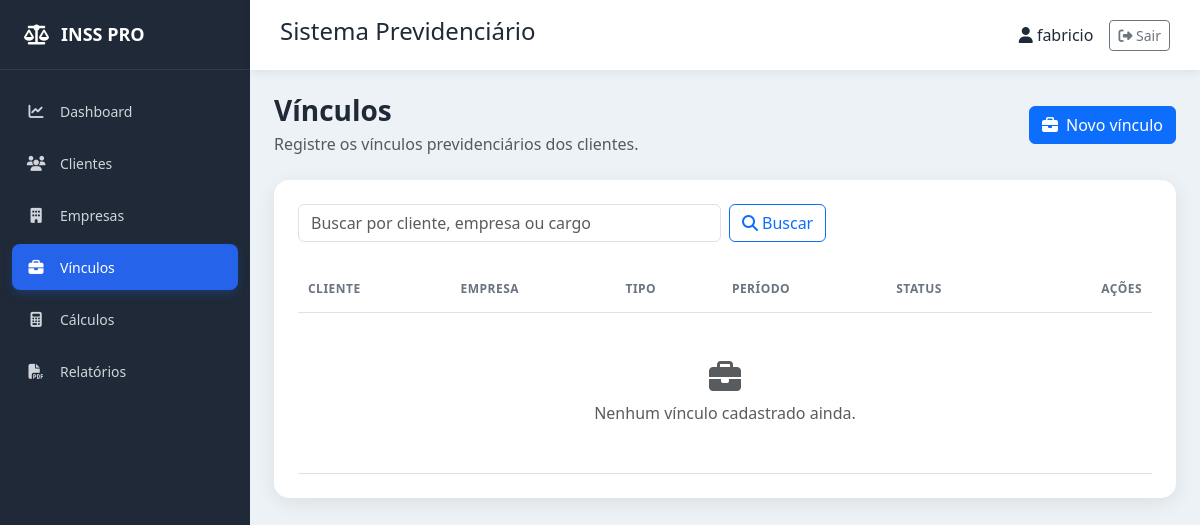
Before: /vinculos/ (signed in) with the older database file.
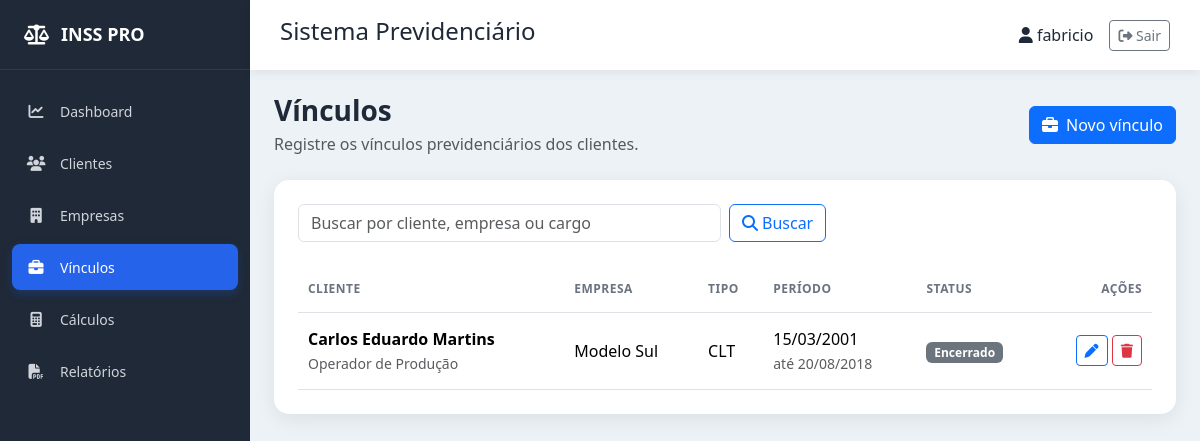
After: the same page with the newer database file.
### vinculos/models.py (models this page shows, shortened)
class Vinculo(models.Model):
    TIPOS = [
        ("CLT", "CLT"),
        ("Autônomo", "Autônomo"),
        ("Doméstico", "Empregado doméstico"),
        ("Rural", "Trabalhador rural"),
        ("Servidor", "Servidor público"),
        ("Outro", "Outro"),
    ]
    STATUS = [("Ativo", "Ativo"), ("Encerrado", "Encerrado")]
    cliente = models.ForeignKey(Cliente, on_delete=models.PROTECT, related_name="vinculos")
    empresa = models.ForeignKey(Empresa, on_delete=models.PROTECT, related_name="vinculos")
    tipo = models.CharField(max_length=20, choices=TIPOS)
    cargo = models.CharField(max_length=120, blank=True)
    data_inicio = models.DateField()
    data_fim = models.DateField(blank=True, null=True)
    salario = models.DecimalField(max_digits=12, decimal_places=2, blank=True, null=True)
    status = models.CharField(max_length=10, choices=STATUS, default="Ativo")
    observacoes = models.TextField(blank=True)
    criado_em = models.DateTimeField(auto_now_add=True)
    atualizado_em = models.DateTimeField(auto_now=True)
    class Meta:
        ordering = ["-data_inicio", "cliente__nome"]
        verbose_name = "Vínculo"
        verbose_name_plural = "Vínculos"

### clientes/models.py (models this page shows, shortened)
class Cliente(models.Model):
    SEXO = [
        ("M", "Masculino"),
        ("F", "Feminino"),
    ]
    ESTADO_CIVIL = [
        ("Solteiro", "Solteiro"),
        ("Casado", "Casado"),
        ("Divorciado", "Divorciado"),
        ("Viúvo", "Viúvo"),
        ("União Estável", "União Estável"),
    ]
    nome = models.CharField(
        max_length=200
    )
    cpf = models.CharField(
        max_length=14,
        unique=True
    )
    rg = models.CharField(
        max_length=20,
        blank=True
    )
    nascimento = models.DateField()
    sexo = models.CharField(
        max_length=1,
        choices=SEXO
    )
    estado_civil = models.CharField(
        max_length=20,
        choices=ESTADO_CIVIL,
        blank=True
    )
    telefone = models.CharField(
        max_length=20,
        blank=True
    )
    celular = models.CharField(
        max_length=20,
        blank=True
    )
    email = models.EmailField(
        blank=True
    )
    cep = models.CharField(
        max_length=10,
        blank=True
    )
    endereco = models.CharField(
        max_length=200,
        blank=True
    )
    numero = models.CharField(
        max_length=10,
        blank=True
    )
    complemento = models.CharField(
        max_length=100,
        blank=True
    )
    bairro = models.CharField(
        max_length=100,
        blank=True
    )
    cidade = models.CharField(
        max_length=100,
        blank=True
    )
    estado = models.CharField(
        max_length=2,
        blank=True
    )
    pis = models.CharField(
        max_length=20,
        blank=True
    )
    beneficio = models.CharField(
        max_length=30,
        blank=True
    )
    observacoes = models.TextField(
        blank=True
    )
    criado_em = models.DateTimeField(
        auto_now_add=True
    )
    atualizado_em = models.DateTimeField(
        auto_now=True
    )
    class Meta:
        ordering = ["nome"]
        verbose_name = "Cliente"
        verbose_name_plural = "Clientes"

### empresas/models.py (models this page shows)
class Empresa(models.Model):
    razao_social = models.CharField(max_length=200)
    nome_fantasia = models.CharField(max_length=200, blank=True)
    cnpj = models.CharField(max_length=18, unique=True)
    inscricao_estadual = models.CharField(max_length=30, blank=True)
    telefone = models.CharField(max_length=20, blank=True)
    email = models.EmailField(blank=True)
    cep = models.CharField(max_length=10, blank=True)
    endereco = models.CharField(max_length=200, blank=True)
    numero = models.CharField(max_length=10, blank=True)
    complemento = models.CharField(max_length=100, blank=True)
    bairro = models.CharField(max_length=100, blank=True)
    cidade = models.CharField(max_length=100, blank=True)
    estado = models.CharField(max_length=2, blank=True)
    observacoes = models.TextField(blank=True)
    criado_em = models.DateTimeField(auto_now_add=True)
    atualizado_em = models.DateTimeField(auto_now=True)
    class Meta:
        ordering = ["razao_social"]
        verbose_name = "Empresa"
        verbose_name_plural = "Empresas"
    def __str__(self):
        return self.nome_fantasia or self.razao_social

### vinculos/views.py (the view)
# urls.py: path("vinculos/", views.lista, name="lista"),
def lista(request):
    termo = request.GET.get("q", "").strip()
    vinculos = Vinculo.objects.select_related("cliente", "empresa")
    if termo:
        vinculos = vinculos.filter(Q(cliente__nome__icontains=termo) | Q(empresa__razao_social__icontains=termo) | Q(empresa__nome_fantasia__icontains=termo) | Q(cargo__icontains=termo))
    return render(request, "vinculos/lista.html", {"vinculos": vinculos, "termo": termo})

### templates/vinculos/lista.html (shortened to what this page needs)
{% extends "base.html" %}
{% block content %}
<div class="page-header d-flex flex-wrap justify-content-between align-items-center gap-3 mb-4"><div><h1 class="h3 mb-1">Vínculos</h1><p class="text-muted mb-0">Registre os vínculos previdenciários dos clientes.</p></div><a href="{% url 'vinculos:cadastrar' %}" class="btn btn-primary"><i class="fa-solid fa-briefcase me-2"></i>Novo vínculo</a></div>
<div class="card content-card"><div class="card-body p-4"><form method="get" class="row g-2 mb-4"><div class="col-md-8 col-lg-6"><input type="search" name="q" value="{{ termo }}" class="form-control" placeholder="Buscar por cliente, empresa ou cargo"></div><div class="col-auto"><button class="btn btn-outline-primary" type="submit"><i class="fa-solid fa-magnifying-glass me-1"></i>Buscar</button></div>{% if termo %}<div class="col-auto"><a href="{% url 'vinculos:lista' %}" class="btn btn-outline-secondary">Limpar</a></div>{% endif %}</form><div class="table-responsive"><table class="table align-middle mb-0"><thead><tr><th>Cliente</th><th>Empresa</th><th>Tipo</th><th>Período</th><th>Status</th><th class="text-end">Ações</th></tr></thead><tbody>{% for vinculo in vinculos %}<tr><td><strong>{{ vinculo.cliente.nome }}</strong><br><small class="text-muted">{{ vinculo.cargo|default:"Cargo não informado" }}</small></td><td>{{ vinculo.empresa }}</td><td>{{ vinculo.get_tipo_display }}</td><td>{{ vinculo.data_inicio|date:"d/m/Y" }}{% if vinculo.data_fim %}<br><small class="text-muted">até {{ vinculo.data_fim|date:"d/m/Y" }}</small>{% endif %}</td><td><span class="badge {% if vinculo.status == 'Ativo' %}text-bg-success{% else %}text-bg-secondary{% endif %}">{{ vinculo.status }}</span></td><td class="text-end text-nowrap"><a href="{% url 'vinculos:editar' vinculo.pk %}" class="btn btn-sm btn-outline-primary" aria-label="Editar vínculo"><i class="fa-solid fa-pen"></i></a> <a href="{% url 'vinculos:excluir' vinculo.pk %}" class="btn btn-sm btn-outline-danger" aria-label="Excluir vínculo"><i class="fa-solid fa-trash"></i></a></td></tr>{% empty %}<tr><td colspan="6" class="text-center py-5 text-muted"><i class="fa-solid fa-briefcase fs-2 d-block mb-2"></i>{% if termo %}Nenhum vínculo encontrado para a busca.{% else %}Nenhum vínculo cadastrado ainda.{% endif %}</td></tr>{% endfor %}</tbody></table></div></div></div>
{% endblock %}

Changed rows visible on the page:
added Vinculo: cliente.nome "Carlos Eduardo Martins", cargo "Operador de Produção", empresa "Modelo Sul", tipo "CLT", data_inicio "15/03/2001", data_fim "20/08/2018", status "Encerrado"
Other visible differences:
text no longer shown: "Nenhum vínculo cadastrado ainda."
